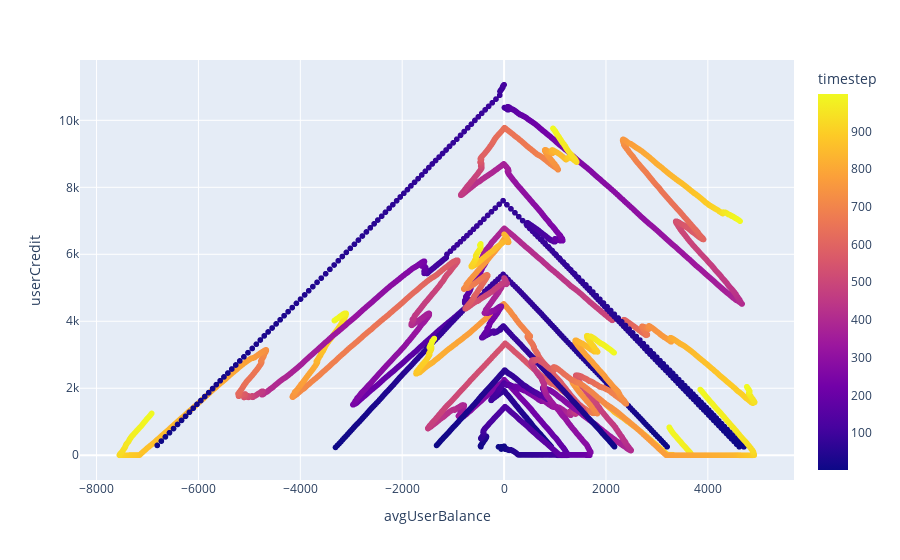

Source (notebook cell):
### Code cell
fig3 = px.scatter(
    df[df.timestep >= 0],
    x='avgUserBalance',
    y='userCredit',
    color='timestep'
)
fig3.show()

### Figure 1 — Plotly figure (JSON) as saved in the notebook; plotly's stock layout.template omitted (floating-point values rounded to 4 significant figures; data arrays with more than 128 entries replaced by an {"elided": "..."} marker saying what was removed)
{"data": [{"hovertemplate": "avgUserBalance=%{x}<br>userCredit=%{y}<br>timestep=%{marker.color}<extra></extra>", "legendgroup": "", "marker": {"color": {"elided": "9980 int values"}, "coloraxis": "coloraxis", "symbol": "circle"}, "mode": "markers", "name": "", "showlegend": false, "type": "scattergl", "x": {"elided": "9980 float values"}, "xaxis": "x", "y": {"elided": "9980 int values"}, "yaxis": "y"}], "layout": {"coloraxis": {"colorbar": {"title": {"text": "timestep"}}, "colorscale": [[0, "#0d0887"], [0.1111, "#46039f"], [0.2222, "#7201a8"], [0.3333, "#9c179e"], [0.4444, "#bd3786"], [0.5556, "#d8576b"], [0.6667, "#ed7953"], [0.7778, "#fb9f3a"], [0.8889, "#fdca26"], [1, "#f0f921"]]}, "legend": {"tracegroupgap": 0}, "margin": {"t": 60}, "xaxis": {"anchor": "y", "domain": [0, 1], "title": {"text": "avgUserBalance"}}, "yaxis": {"anchor": "x", "domain": [0, 1], "title": {"text": "userCredit"}}}}
